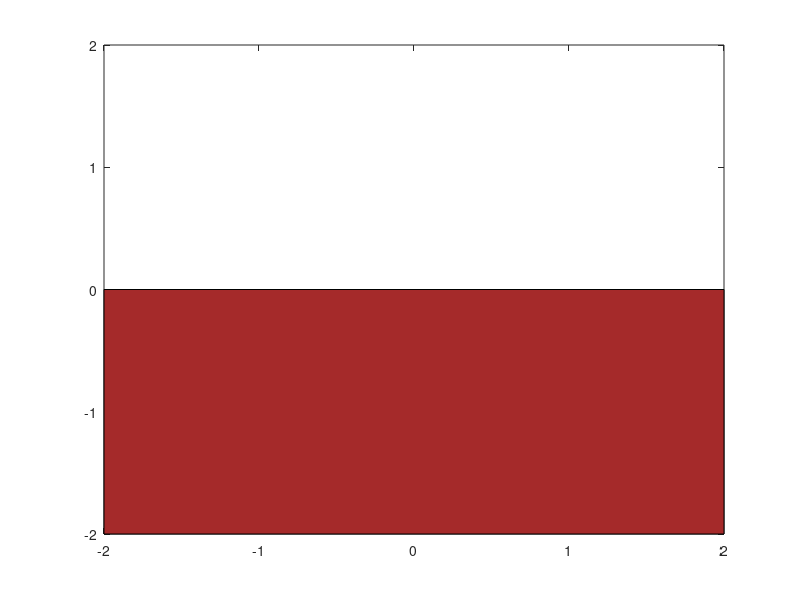

This chart was generated by the following MATLAB code:
clc
clear all
close all

figure(1)
y_sun = [linspace(-1,1) linspace(1, -1)];
x_sun = zeros(1,length(y_sun));
for i=1:length(y_sun)
    pause(0.01);
    plot(x_sun(i),y_sun(i),'yo','Markersize',80,'MarkerFaceColor','y');
    x = [-2 -2 2 2];
    y = [0 -2 -2 0];
    patch(x,y,[165/255,42/255,42/255])
    axis([-2 2 -2 2]);
end

